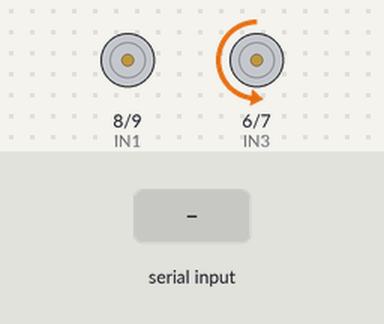
Recording of a sketch running on a simulated Arduino Uno, built with avr-gcc and run on an emulated ATmega328P. On the bench: motor-driver pin pairs drawn as motors (green arrow = first pin HIGH = forward, orange = second pin HIGH = backward, longer = more drive, scaled by the enable pin). The inputs (shaded band) are chosen by the test bench. What the sketch prints to the serial monitor is not drawn.

Above: at 1.2 s.
1.3 s: "1" received over Serial
At 2.7 s:
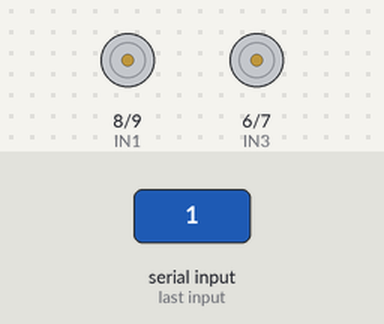
Timing chart, 0 to 9.4 s (numbered marks = the images above; inputs shaded):
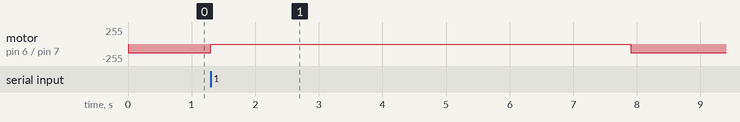

The sketch:

main.ino
```cpp
// Motor principal (brazo)
const int IN1 = 8;
const int IN2 = 9;
const int ENA = 5; // Se deja por si se usa luego

// Motores de la cinta
const int IN3 = 6;
const int IN4 = 7;
const int ENB = 10; // velocidad de la cinta

int velocidadCinta = 130;
bool flag = true;

void setup() {
  Serial.begin(9600);

  // Configurar pines
  pinMode(IN1, OUTPUT);
  pinMode(IN2, OUTPUT);
  pinMode(ENA, OUTPUT);

  pinMode(IN3, OUTPUT);
  pinMode(IN4, OUTPUT);
  pinMode(ENB, OUTPUT);

  Serial.println("Escribe 1 para mover el brazo, 0 para mantenerlo en reposo.");
}

void loop() {
  // Leer desde el monitor serial
  if (Serial.available() > 0) {
    char entrada = Serial.read();
    if (entrada == '1') {
      flag = false;
    } else if (entrada == '0') {
      flag = true;
    }
  }

  if (flag == false) {
    // Detener cinta
    detenerCinta();

    // mover brazo (izquierda)
    digitalWrite(IN1, HIGH);
    digitalWrite(IN2, LOW);
    delay(3300);

    // Mover brazo (derecha)
    digitalWrite(IN1, LOW);
    digitalWrite(IN2, HIGH);
    delay(3200);

    // Detener brazo
    digitalWrite(IN1, LOW);
    digitalWrite(IN2, LOW);

    // Reiniciar flag para esperar otra orden
    flag = true;
  } else {
    // Cinta: sigue avanzando
    digitalWrite(IN3, LOW);
    digitalWrite(IN4, HIGH);
    analogWrite(ENB, velocidadCinta);
  }

  delay(100);
}

void detenerCinta() {
  digitalWrite(IN3, LOW);
  digitalWrite(IN4, LOW);
  analogWrite(ENB, 0);
}
```

Measured:
- after the input at 1.3 s, motor on pin 6 (IN3) / pin 7 (IN4): backward 130/255 → stopped at once, → backward 130/255 6.6 s later
